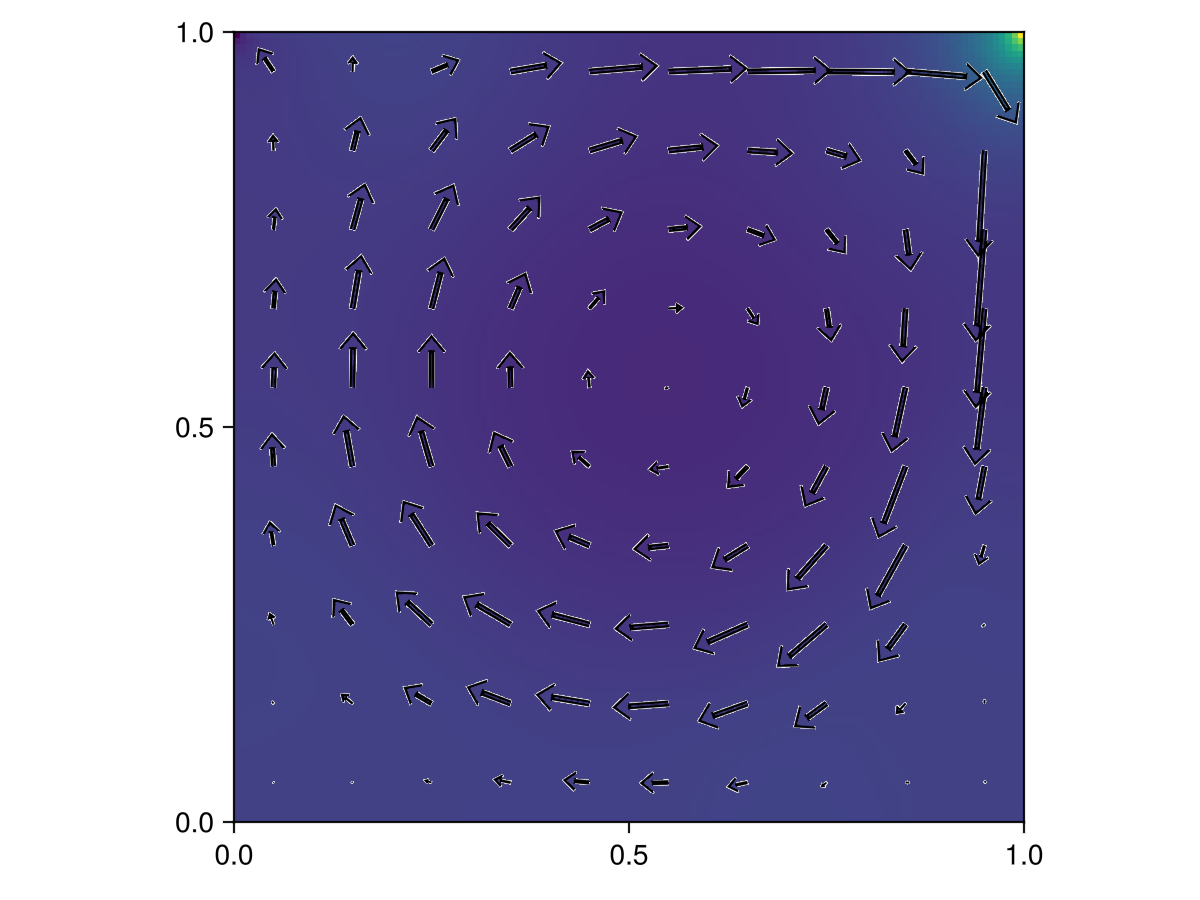

This figure's Julia source:
using GLMakie

include("nsfd.jl")

x_length = 1.0
y_length = 1.0
imax = 25
jmax = 25
δx = x_length / imax
δy = y_length / jmax

UI = 0.0
VI = 0.0
PI = 0.0

u = StaggeredField(U, imax, jmax)
v = StaggeredField(V, imax, jmax)
p = StaggeredField(P, imax, jmax)

f = StaggeredField(F, imax, jmax)
g = StaggeredField(G, imax, jmax)

rhs = StaggeredField(RHS, imax, jmax)

p_res = StaggeredField(PRes, imax, jmax)

# problem data
Re = 1.0
GX = 0.0
GY = 0.0
γ = 0.9

# time-stepping data
T = 20.0
τ = 0.5

# pressure iteration data
iter_max = 100
ϵₚ = 0.001
ω = 1.7
γ = 0.9

set!(u, UI)
set!(v, VI)
set!(p, PI)

t::Float64 = 0.0

# compute loop
while t < T
    δt = compute_δt(u, v, δx, δy, Re, τ)
    set_bv!(u, v, imax, jmax)
    fill_f!(f, u, v, δx, δy, δt, GX, Re, γ, imax, jmax)
    fill_g!(g, u, v, δx, δy, δt, GY, Re, γ, imax, jmax)
    set_bv!(u, v, f, g, imax, jmax)
    fill_rhs!(rhs, f, g, δx, δy, δt, imax, jmax)
    it = iter_pressure(p, rhs, p_res, δx, δy, ω, ϵₚ, iter_max, imax, jmax)
    fill_u_next!(u, f, p, δx, δt, imax, jmax)
    fill_v_next!(v, g, p, δy, δt, imax, jmax)
    global t = t + δt
end

# interpolate and plot the velocity

nx_interp = 10
ny_interp = 10

x = range(x_length / nx_interp / 2, x_length - x_length / nx_interp / 2, nx_interp)
y = range(y_length / ny_interp / 2, y_length - y_length / ny_interp / 2, ny_interp)

# meshgrid
X = repeat(x, 1, length(y))
Y = repeat(y', length(x), 1)

U_interp = Matrix{Float64}(undef, nx_interp, ny_interp)
V_interp = Matrix{Float64}(undef, nx_interp, ny_interp)

for j in 1:ny_interp
    for i in 1:nx_interp
        U_interp[i, j] = interpolate(u, δx, δy, X[i, j], Y[i, j])
        V_interp[i, j] = interpolate(v, δx, δy, X[i, j], Y[i, j])
    end
end

# magnitude of the interpolated vectors
mag = sqrt.(U_interp .^ 2 + V_interp .^ 2)

# maximum magnitude of the vectors
max_mag = maximum(mag)

# scale by interpolated grid step size and maximum magnitude
# one full grid diagonal is equal to the maximum magnitude
scale = sqrt(step(x)^2 + step(y)^2) / max_mag

f = Figure();
ax = Axis(f[1, 1]; aspect=DataAspect());
arrows2d!(ax, vec(X), vec(Y), vec(scale .* U_interp), vec(scale .* V_interp))
heatmap!(ax, 0:δx:x_length, 0:δy:y_length, p.values[2:(end - 1), 2:(end - 1)]);
f
